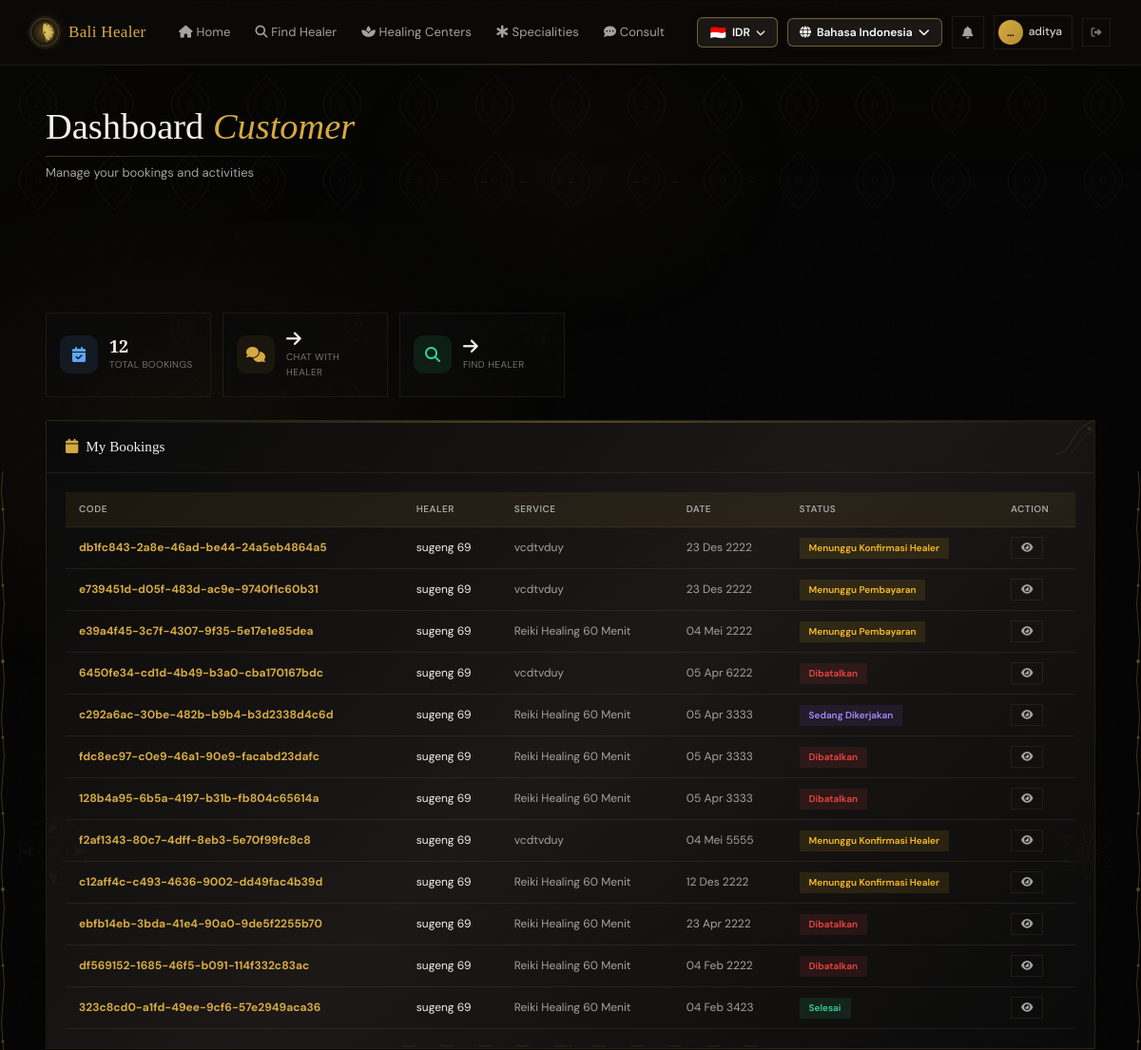
Page /id/dashboard/customer/ (signed in, upper part) on the earlier database version.
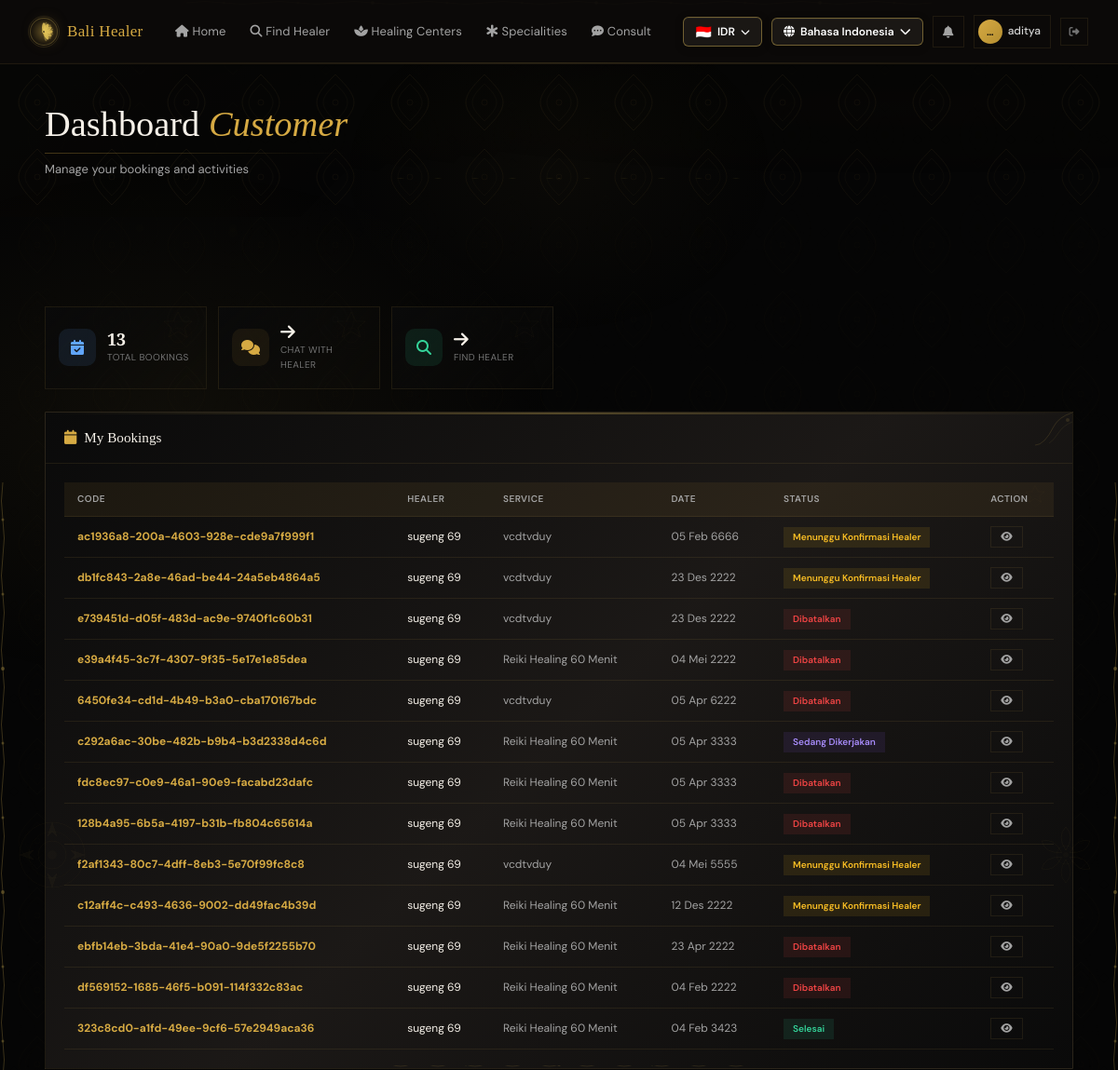
Same page on the later database version.
### bookings/models.py (models this page shows, shortened)
class Booking(models.Model):
    STATUS_CHOICES = [
        ('pending_payment', 'Menunggu Pembayaran'),
        ('pending_confirm', 'Menunggu Konfirmasi Healer'),
        ('confirmed', 'Dikonfirmasi'),
        ('in_progress', 'Sedang Dikerjakan'),
        ('completed', 'Selesai'),
        ('cancelled', 'Dibatalkan'),
        ('expired', 'Kadaluarsa'),
        ('refunded', 'Dikembalikan'),
    ]
    VALID_TRANSITIONS = {
        'pending_payment': ['pending_confirm', 'cancelled', 'expired'],
        'pending_confirm': ['confirmed', 'cancelled', 'refunded'],
        'confirmed': ['in_progress', 'cancelled', 'refunded'],
        'in_progress': ['completed', 'refunded'],
        'completed': [],
        'cancelled': [],
        'expired': [],
        'refunded': [],
    }
    booking_code = models.CharField(max_length=40, unique=True, blank=True)
    healer = models.ForeignKey(Healer, on_delete=models.CASCADE, related_name='bookings')
    customer = models.ForeignKey(User, on_delete=models.SET_NULL, null=True, blank=True, related_name='bookings')
    customer_name = models.CharField(max_length=200)
    customer_email = models.EmailField()
    customer_phone = models.CharField(max_length=20)
    service_type = models.CharField(max_length=200)
    service_price_idr = models.DecimalField(max_digits=12, decimal_places=2, default=0)
    booking_date = models.DateField()
    booking_time = models.TimeField()
    notes = models.TextField(blank=True)
    total_price_idr = models.DecimalField(max_digits=12, decimal_places=2, default=0)
    currency = models.CharField(max_length=10, default='IDR')
    total_price_converted = models.DecimalField(max_digits=12, decimal_places=2, default=0)
    status = models.CharField(max_length=20, choices=STATUS_CHOICES, default='pending_payment', db_index=True)
    confirmed_at = models.DateTimeField(null=True, blank=True)
    started_at = models.DateTimeField(null=True, blank=True)
    completed_at = models.DateTimeField(null=True, blank=True)
    cancelled_at = models.DateTimeField(null=True, blank=True)
    cancel_reason = models.TextField(blank=True)
    created_at = models.DateTimeField(auto_now_add=True)
    updated_at = models.DateTimeField(auto_now=True)
    class Meta:
        ordering = ['-created_at']

### healers/models.py (models this page shows, shortened)
class Healer(models.Model):
    user = models.OneToOneField(User, on_delete=models.CASCADE, null=True, blank=True)
    name = models.CharField(max_length=200)
    slug = models.SlugField(unique=True, default=uuid.uuid1)
    category = models.ForeignKey(HealerCategory, on_delete=models.SET_NULL, null=True)
    bio = models.TextField()
    experience_years = models.PositiveIntegerField(default=0)
    photo = models.ImageField(upload_to='healer_photos/', blank=True, null=True)
    phone = models.CharField(max_length=20)
    email = models.EmailField(blank=True)
    address = models.TextField()
    price_idr = models.DecimalField(max_digits=12, decimal_places=2, default=0)
    rating = models.DecimalField(max_digits=3, decimal_places=2, default=5.0)
    is_available = models.BooleanField(default=True, db_index=True)
    specializations = models.TextField(blank=True, help_text='Pisahkan dengan koma')
    created_at = models.DateTimeField(auto_now_add=True)
    updated_at = models.DateTimeField(auto_now=True)
    class Meta:
        ordering = ['-rating', '-experience_years']

### accounts/views.py (the view)
# urls.py: path('dashboard/customer/', views.customer_dashboard, name='customer_dashboard'),
@login_required
def customer_dashboard(request):
    profile, _created = UserProfile.objects.get_or_create(user=request.user)
    bookings = Booking.objects.filter(
        customer_email=request.user.email
    ).select_related('healer').order_by('-created_at')[:20]
    unread_notifications = get_unread_count(request.user)
    recent_notifications = get_recent_notifications(request.user, 5)
    return render(request, 'customer_dashboard.html', {
        'profile': profile,
        'bookings': bookings,
        'unread_notifications': unread_notifications,
        'recent_notifications': recent_notifications,
    })

### accounts/context_processors.py (called while the page is built)
def notification_context(request):
    if request.user.is_authenticated:
        unread_count = Notification.objects.filter(user=request.user, is_read=False).count()
        return {'global_unread_notifications': unread_count}
    return {'global_unread_notifications': 0}

### accounts/models.py (called while the page is built)
    @property
    def is_healer(self):
        return self.role == 'healer'

### healers/notifications.py (called while the page is built)
def get_unread_count(user):
    if user and user.is_authenticated:
        return Notification.objects.filter(user=user, is_read=False).count()
    return 0

def get_recent_notifications(user, limit=10):
    if user and user.is_authenticated:
        return Notification.objects.filter(user=user)[:limit]
    return Notification.objects.none()

### templates/customer_dashboard.html (shortened to what this page needs)
{% extends 'base.html' %}
{% load static %}
{% load i18n %}
{% block content %}
<div class="page-header">
    <div class="container">
        <div style="position:relative;display:inline-block">
            <h1>{% trans "Dashboard" %} <em>{% trans "Customer" %}</em></h1>
            <div style="height:1px;background:linear-gradient(90deg,var(--gold),transparent);margin-top:8px;opacity:0.3"></div>
        </div>
        <p>{% trans "Manage your bookings and activities" %}</p>
    </div>
</div>
<section class="section" data-reveal>
    <div class="container">
        <div class="stats-grid">
            <div class="stat-card">
                <div class="stat-icon blue"><i class="fas fa-calendar-check"></i></div>
                <div class="stat-info">
                    <span class="stat-number">{{ bookings|length }}</span>
                    <span class="stat-label">{% trans "Total Bookings" %}</span>
                </div>
            </div>
            <a href="{% url 'customer_chat_list' %}" class="stat-card" style="text-decoration:none">
                <div class="stat-icon gold"><i class="fas fa-comments"></i></div>
                <div class="stat-info">
                    <span class="stat-number"><i class="fas fa-arrow-right" style="font-size:18px"></i></span>
                    <span class="stat-label">{% trans "Chat with Healer" %}</span>
                </div>
            </a>
            <a href="{% url 'healer_list' %}" class="stat-card" style="text-decoration:none">
                <div class="stat-icon green"><i class="fas fa-magnifying-glass"></i></div>
                <div class="stat-info">
                    <span class="stat-number"><i class="fas fa-arrow-right" style="font-size:18px"></i></span>
                    <span class="stat-label">{% trans "Find Healer" %}</span>
                </div>
            </a>
        </div>
        <div class="card">
            <div class="card-header">
                <h3><i class="fas fa-calendar" style="color:var(--gold)"></i> {% trans "My Bookings" %}</h3>
            </div>
            <div class="card-body">
                {% if bookings %}
                <div class="table-container">
                    <table class="data-table">
                        <thead>
                            <tr><th>{% trans "Code" %}</th><th>{% trans "Healer" %}</th><th>{% trans "Service" %}</th><th>{% trans "Date" %}</th><th>{% trans "Status" %}</th><th>{% trans "Action" %}</th></tr>
                        </thead>
                        <tbody>
                            {% for b in bookings %}
                            <tr>
                                <td><strong style="color:var(--gold);font-weight:700">{{ b.booking_code }}</strong></td>
                                <td style="color:var(--fg)">{{ b.healer.name }}</td>
                                <td>{{ b.service_type }}</td>
                                <td>{{ b.booking_date|date:"d M Y" }}</td>
                                <td><span class="status-badge status-{{ b.status }}">{{ b.get_status_display }}</span></td>
                                <td><a href="{% url 'booking_detail' b.booking_code %}" class="btn btn-sm btn-outline"><i class="fas fa-eye"></i></a></td>
                            </tr>
                            {% endfor %}
                        </tbody>
                    </table>
                </div>
                {% endif %}
            </div>
        </div>
    </div>
</section>
{% endblock %}

### templates/base.html (shortened to what the changed rows need)
{% load static %}
{% load i18n %}
<!DOCTYPE html>
<html lang="{{ LANGUAGE_CODE }}">
<head>
    <link rel="preload" href="https://cdnjs.cloudflare.com/ajax/libs/font-awesome/6.5.1/css/all.min.css" as="style" onload="this.onload=null;this.rel='stylesheet'">
    <link rel="stylesheet" href="{% static 'css/style.css' %}?v=12">
</head>
<body>
    <header class="header" id="main-header">
        <div class="header-inner">
            <div class="nav-right">
                {% get_current_language as CURRENT_LANGUAGE %}
                {% get_available_languages as AVAILABLE_LANGUAGES %}
                {% get_language_info_list for AVAILABLE_LANGUAGES as languages %}
                <div class="lang-switcher" id="langSwitcher">
                    <button class="lang-switcher-btn">
                        <i class="fas fa-globe"></i>
                        {% for lang in languages %}
                            {% if lang.code == CURRENT_LANGUAGE %}{{ lang.name_local }}{% endif %}
                        {% endfor %}
                        <i class="fas fa-chevron-down"></i>
                    </button>
                </div>
            </div>
        </div>
    </header>
    <main class="batik-main">
        {% block content %}{% endblock %}
    </main>
</body>
</html>

Differences in the rows shown:
added Booking: booking_code "ac1936a8-200a-4603-928e-cde9a7f999f1", healer.name "sugeng 69", service_type "vcdtvduy", booking_date "05 Feb 6666", status "Menunggu Konfirmasi Healer"
changed Booking "e739451d-d05f-483d-ac9e-9740f1c60b31": status "Menunggu Pembayaran" → "Dibatalkan"
changed Booking "e39a4f45-3c7f-4307-9f35-5e17e1e85dea": status "Menunggu Pembayaran" → "Dibatalkan"
Other differences:
{{ bookings|length }}: "12" → "13"
